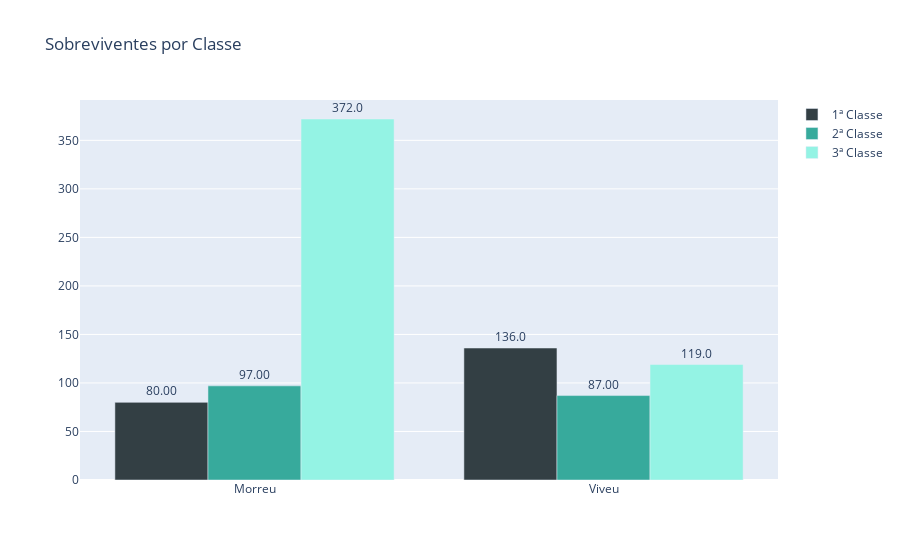

Notebook code for this chart:
### Code cell
sex_survived = train.groupby(['Survived','Pclass'],as_index=False).agg({'PassengerId':'count'})
sex_survived['Survived_label'] = sex_survived.Survived.map(lambda x: 'Morreu' if x==0 else 'Viveu')
sex_survived['Class'] = sex_survived.Pclass.map(lambda x: '1ª Classe' if x==1 else '2ª Classe' if x==2 else '3ª Classe' )
fig = px.bar(sex_survived,
             text='PassengerId',
             x='Survived_label',
             y='PassengerId',
             color='Class',
             barmode='group',
             title='Sobreviventes por Classe',
             labels={'Survived_label':'','PassengerId':'','Class':''},
             color_discrete_sequence=colors
             )
fig.update_traces(texttemplate='%{text:.4s}', textposition='outside')
fig.update_layout(uniformtext_minsize=8, uniformtext_mode='hide')
fig.show()

### Figure 1 — Plotly figure (JSON) as saved in the notebook; plotly's stock layout.template omitted (floating-point values rounded to 4 significant figures)
{"data": [{"alignmentgroup": "True", "hovertemplate": "=%{text}<extra></extra>", "legendgroup": "1ª Classe", "marker": {"color": "#333F44", "pattern": {"shape": ""}}, "name": "1ª Classe", "offsetgroup": "1ª Classe", "orientation": "v", "showlegend": true, "text": [80, 136], "textposition": "outside", "texttemplate": "%{text:.4s}", "type": "bar", "x": ["Morreu", "Viveu"], "xaxis": "x", "y": [80, 136], "yaxis": "y"}, {"alignmentgroup": "True", "hovertemplate": "=%{text}<extra></extra>", "legendgroup": "2ª Classe", "marker": {"color": "#37AA9C", "pattern": {"shape": ""}}, "name": "2ª Classe", "offsetgroup": "2ª Classe", "orientation": "v", "showlegend": true, "text": [97, 87], "textposition": "outside", "texttemplate": "%{text:.4s}", "type": "bar", "x": ["Morreu", "Viveu"], "xaxis": "x", "y": [97, 87], "yaxis": "y"}, {"alignmentgroup": "True", "hovertemplate": "=%{text}<extra></extra>", "legendgroup": "3ª Classe", "marker": {"color": "#94F3E4", "pattern": {"shape": ""}}, "name": "3ª Classe", "offsetgroup": "3ª Classe", "orientation": "v", "showlegend": true, "text": [372, 119], "textposition": "outside", "texttemplate": "%{text:.4s}", "type": "bar", "x": ["Morreu", "Viveu"], "xaxis": "x", "y": [372, 119], "yaxis": "y"}], "layout": {"barmode": "group", "legend": {"title": {"text": ""}, "tracegroupgap": 0}, "title": {"text": "Sobreviventes por Classe"}, "uniformtext": {"minsize": 8, "mode": "hide"}, "xaxis": {"anchor": "y", "domain": [0, 1], "title": {"text": ""}}, "yaxis": {"anchor": "x", "domain": [0, 1], "title": {"text": ""}}}}
